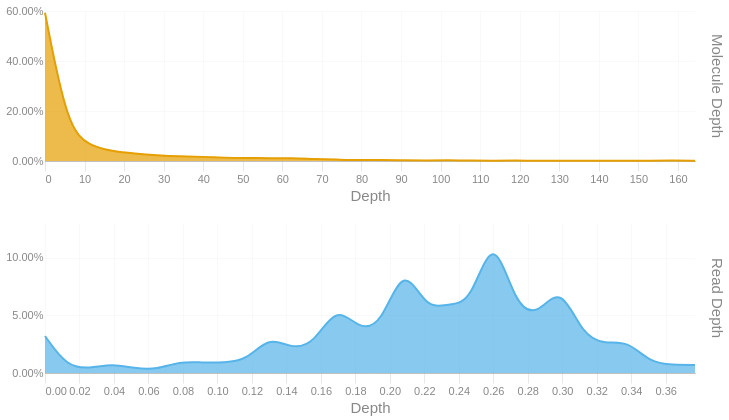

Notebook code cell kept with this figure:
### Code cell
readdep = depth_hist(tb['Read Depth'], q99, 3)
readdep = readdep.with_columns(pl.lit('Read Depth').alias('Metric'))
if not SKIPLR:
    moldep = depth_hist(tb['Molecule Depth'], mol_q99, 1)
    moldep = moldep.with_columns(pl.lit('Molecule Depth').alias('Metric'))
    _hist = pl.concat([readdep, moldep])
    _hist = _hist.filter(pl.col('Proportion') != 0)
    with SafeRender(_hist):
        (
            alt.Chart(_hist)        
            .mark_area(interpolate = "basis")
            .encode(
                x=alt.X('Bin:Q').scale(domainMin=0).axis(alt.Axis(title='Depth')),
                y = alt.Y('Proportion:Q', title = None).axis(format = '.2%'),
                color = alt.Color('Metric:N').legend(None),
                row = alt.Row("Metric:N").header(title = None, labelOrient = 'right'),
                tooltip = [
                    alt.Tooltip("Metric:N", title = "Metric"),
                    alt.Tooltip('Interval:N', title = "Depth Interval"),
                    alt.Tooltip('Proportion:Q', title = "% Alignments").format('.2%')
                ]
            )
            .resolve_scale(x='independent', y='independent')
            .properties(
                height = 150, width = 650,
                usermeta={'embedOptions': {'downloadFileName': f'{samplename}.depth.hist'}}
            )
        ).display()
else:
    readdep = readdep.filter(pl.col('Proportion') != 0)
    with SafeRender(readdep):
        (
            alt.Chart(readdep)        
            .mark_area(interpolate = "basis")
            .encode(
                x=alt.X('Bin:Q').scale(domainMin=0).axis(alt.Axis(title='Depth')),
                y = alt.Y('Proportion:Q', title = None).axis(format = '.2%'),
                tooltip = [
                    alt.Tooltip('Interval:N', title = "Depth Interval"),
                    alt.Tooltip('Proportion:Q', title = "% Alignments").format('.2%')
                ]
            )
            .properties(
                usermeta={'embedOptions': {'downloadFileName': f'{samplename}.depth.hist'}}
            )
        ).display()

### Figure 1 — Vega-Lite specification as saved in the notebook (floating-point values rounded to 4 significant figures)
{"width": 650, "height": 150, "config": {"title": {"anchor": "start", "dy": -15, "fontSize": 18, "color": "#888888", "subtitleColor": "#888888", "subtitleFontSize": 14}, "arc": {"fill": "#0072B2"}, "axis": {"domainColor": "#888888", "domainWidth": 0.5, "gridWidth": 0.2, "grid": false, "titleFontWeight": 400, "titleFontSize": 15, "labelFontSize": 11, "labelColor": "#888888", "tickColor": "#888888", "tickWidth": 0.2, "titleColor": "#888888"}, "axisBand": {"grid": false}, "axisX": {"grid": true, "tickSize": 10, "domainCap": "round"}, "axisY": {"domain": false, "grid": true, "tickSize": 0, "domainCap": "round"}, "background": "transparent", "header": {"labelFontSize": 15, "labelColor": "#888888", "titleFontSize": 15, "titleFontWeight": 600, "titleColor": "#888888"}, "legend": {"labelFont": "sans-serif", "labelFontSize": 12, "labelColor": "#888888", "symbolSize": 100, "symbolType": "circle", "titleFontSize": 12, "titlePadding": 10, "titleColor": "#888888", "title": null}, "range": {"category": ["#E69F00", "#56B4E9", "#009E73", "#F0E442", "#0072B2", "#D55E00", "#CC79A7", "#000000"], "diverging": ["#cfe8f3", "#a2d4ec", "#73bfe2", "#46abdb", "#1696d2", "#12719e"]}, "area": {"fill": "#0072B2", "fillOpacity": 0.7, "line": true, "strokeOpacity": 0.7}, "line": {"color": "#0072B2", "stroke": "#0072B2", "strokeWidth": 2}, "trail": {"color": "#0072B2", "stroke": "#0072B2", "strokeWidth": 0, "size": 1}, "point": {"filled": true, "fillOpacity": 1.0, "size": 95}, "text": {"color": "#888888", "fontSize": 11, "align": "right", "fontWeight": 400, "size": 11}, "bar": {"fill": "#0072B2", "stroke": null}, "view": {"stroke": null, "continuousWidth": 660, "continuousHeight": 400}}, "data": {"name": "data-fc8e8aa5b5c53130cef2784dedbab2ab"}, "mark": {"type": "area", "interpolate": "basis"}, "encoding": {"color": {"field": "Metric", "legend": null, "type": "nominal"}, "row": {"field": "Metric", "header": {"title": null, "labelOrient": "right"}, "type": "nominal"}, "tooltip": [{"field": "Metric", "title": "Metric", "type": "nominal"}, {"field": "Interval", "title": "Depth Interval", "type": "nominal"}, {"field": "Proportion", "format": ".2%", "title": "% Alignments", "type": "quantitative"}], "x": {"axis": {"title": "Depth"}, "field": "Bin", "scale": {"domainMin": 0}, "type": "quantitative"}, "y": {"axis": {"format": ".2%"}, "field": "Proportion", "title": null, "type": "quantitative"}}, "resolve": {"scale": {"x": "independent", "y": "independent"}}, "usermeta": {"embedOptions": {"downloadFileName": "S6_Altamaha_3953.depth.hist"}}, "$schema": "https://vega.github.io/schema/vega-lite/v6.1.0.json", "datasets": {"data-fc8e8aa5b5c53130cef2784dedbab2ab": [{"Bin": 0.0, "Interval": "0.0-0.013", "Proportion": 0.032, "Metric": "Read Depth"}, {"Bin": 0.013, "Interval": "0.013-0.026", "Proportion": 0.005, "Metric": "Read Depth"}, {"Bin": 0.026, "Interval": "0.026-0.039", "Proportion": 0.004, "Metric": "Read Depth"}, {"Bin": 0.039, "Interval": "0.039-0.052", "Proportion": 0.008, "Metric": "Read Depth"}, {"Bin": 0.052, "Interval": "0.052-0.065", "Proportion": 0.004, "Metric": "Read Depth"}, {"Bin": 0.065, "Interval": "0.065-0.078", "Proportion": 0.003, "Metric": "Read Depth"}, {"Bin": 0.078, "Interval": "0.078-0.091", "Proportion": 0.01, "Metric": "Read Depth"}, {"Bin": 0.091, "Interval": "0.091-0.104", "Proportion": 0.009, "Metric": "Read Depth"}, {"Bin": 0.104, "Interval": "0.104-0.117", "Proportion": 0.009, "Metric": "Read Depth"}, {"Bin": 0.117, "Interval": "0.117-0.13", "Proportion": 0.011, "Metric": "Read Depth"}, {"Bin": 0.13, "Interval": "0.13-0.143", "Proportion": 0.032, "Metric": "Read Depth"}, {"Bin": 0.143, "Interval": "0.143-0.156", "Proportion": 0.021, "Metric": "Read Depth"}, {"Bin": 0.156, "Interval": "0.156-0.169", "Proportion": 0.025, "Metric": "Read Depth"}, {"Bin": 0.169, "Interval": "0.169-0.182", "Proportion": 0.059, "Metric": "Read Depth"}, {"Bin": 0.182, "Interval": "0.182-0.195", "Proportion": 0.038, "Metric": "Read Depth"}, {"Bin": 0.195, "Interval": "0.195-0.208", "Proportion": 0.041, "Metric": "Read Depth"}, {"Bin": 0.208, "Interval": "0.208-0.221", "Proportion": 0.096, "Metric": "Read Depth"}, {"Bin": 0.221, "Interval": "0.221-0.234", "Proportion": 0.055, "Metric": "Read Depth"}, {"Bin": 0.234, "Interval": "0.234-0.247", "Proportion": 0.06, "Metric": "Read Depth"}, {"Bin": 0.247, "Interval": "0.247-0.26", "Proportion": 0.06, "Metric": "Read Depth"}, {"Bin": 0.26, "Interval": "0.26-0.273", "Proportion": 0.125, "Metric": "Read Depth"}, {"Bin": 0.273, "Interval": "0.273-0.286", "Proportion": 0.057, "Metric": "Read Depth"}, {"Bin": 0.286, "Interval": "0.286-0.299", "Proportion": 0.05, "Metric": "Read Depth"}, {"Bin": 0.299, "Interval": "0.299-0.312", "Proportion": 0.077, "Metric": "Read Depth"}, {"Bin": 0.312, "Interval": "0.312-0.325", "Proportion": 0.032, "Metric": "Read Depth"}, {"Bin": 0.325, "Interval": "0.325-0.338", "Proportion": 0.025, "Metric": "Read Depth"}, {"Bin": 0.338, "Interval": "0.338-0.351", "Proportion": 0.028, "Metric": "Read Depth"}, {"Bin": 0.351, "Interval": "0.351-0.364", "Proportion": 0.009, "Metric": "Read Depth"}, {"Bin": 0.364, "Interval": "0.364-0.377", "Proportion": 0.007, "Metric": "Read Depth"}, {"Bin": 0.377, "Interval": "0.377-0.39", "Proportion": 0.007, "Metric": "Read Depth"}, {"Bin": 0.0, "Interval": "0.0-5.7", "Proportion": 0.593, "Metric": "Molecule Depth"}, {"Bin": 5.7, "Interval": "5.7-11.3", "Proportion": 0.13, "Metric": "Molecule Depth"}, {"Bin": 11.3, "Interval": "11.3-17.0", "Proportion": 0.061, "Metric": "Molecule Depth"}, {"Bin": 17.0, "Interval": "17.0-22.7", "Proportion": 0.039, "Metric": "Molecule Depth"}, {"Bin": 22.7, "Interval": "22.7-28.3", "Proportion": 0.03, "Metric": "Molecule Depth"}, {"Bin": 28.3, "Interval": "28.3-34.0", "Proportion": 0.023, "Metric": "Molecule Depth"}, {"Bin": 34.0, "Interval": "34.0-39.7", "Proportion": 0.018, "Metric": "Molecule Depth"}, {"Bin": 39.7, "Interval": "39.7-45.3", "Proportion": 0.017, "Metric": "Molecule Depth"}, {"Bin": 45.3, "Interval": "45.3-51.0", "Proportion": 0.013, "Metric": "Molecule Depth"}, {"Bin": 51.0, "Interval": "51.0-56.6", "Proportion": 0.012, "Metric": "Molecule Depth"}, {"Bin": 56.6, "Interval": "56.6-62.3", "Proportion": 0.011, "Metric": "Molecule Depth"}, {"Bin": 62.3, "Interval": "62.3-68.0", "Proportion": 0.012, "Metric": "Molecule Depth"}, {"Bin": 68.0, "Interval": "68.0-73.6", "Proportion": 0.008, "Metric": "Molecule Depth"}, {"Bin": 73.6, "Interval": "73.6-79.3", "Proportion": 0.006, "Metric": "Molecule Depth"}, {"Bin": 79.3, "Interval": "79.3-85.0", "Proportion": 0.003, "Metric": "Molecule Depth"}, {"Bin": 85.0, "Interval": "85.0-90.6", "Proportion": 0.005, "Metric": "Molecule Depth"}, {"Bin": 90.6, "Interval": "90.6-96.3", "Proportion": 0.003, "Metric": "Molecule Depth"}, {"Bin": 96.3, "Interval": "96.3-102.0", "Proportion": 0.002, "Metric": "Molecule Depth"}, {"Bin": 102.0, "Interval": "102.0-107.6", "Proportion": 0.003, "Metric": "Molecule Depth"}, {"Bin": 107.6, "Interval": "107.6-113.3", "Proportion": 0.002, "Metric": "Molecule Depth"}, {"Bin": 113.3, "Interval": "113.3-119.0", "Proportion": 0.001, "Metric": "Molecule Depth"}, {"Bin": 119.0, "Interval": "119.0-124.6", "Proportion": 0.002, "Metric": "Molecule Depth"}, {"Bin": 124.6, "Interval": "124.6-130.3", "Proportion": 0.001, "Metric": "Molecule Depth"}, {"Bin": 130.3, "Interval": "130.3-135.9", "Proportion": 0.001, "Metric": "Molecule Depth"}, {"Bin": 135.9, "Interval": "135.9-141.6", "Proportion": 0.001, "Metric": "Molecule Depth"}, {"Bin": 141.6, "Interval": "141.6-147.3", "Proportion": 0.001, "Metric": "Molecule Depth"}, {"Bin": 147.3, "Interval": "147.3-152.9", "Proportion": 0.001, "Metric": "Molecule Depth"}, {"Bin": 152.9, "Interval": "152.9-158.6", "Proportion": 0.001, "Metric": "Molecule Depth"}, {"Bin": 158.6, "Interval": "158.6-164.3", "Proportion": 0.002, "Metric": "Molecule Depth"}, {"Bin": 164.3, "Interval": "164.3-169.93", "Proportion": 0.001, "Metric": "Molecule Depth"}]}}
